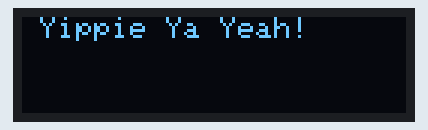
Recording of a sketch running on a simulated ESP32. Shown: 128×32 one-colour display.

Above: at 2.59 s.
At 6.49 s:
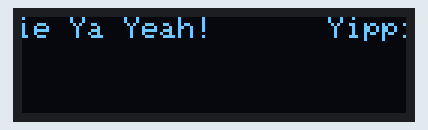
At 11.89 s:
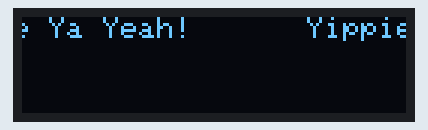
At 20.89 s:
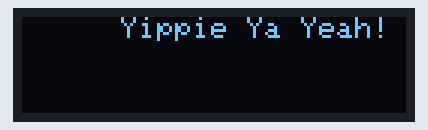
At 28.19 s:
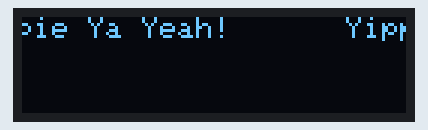
At 37.2 s:
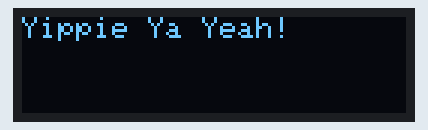

The sketch:

scroll-oled.ino
```cpp
/**************************************************************************
Scrolling Text on OLED.
With help from: https://randomnerdtutorials.com/esp32-ssd1306-oled-display-arduino-ide/

Author: Nicole Gottschall
Date: 2023-05-10
 **************************************************************************/

#include <Wire.h> //to use I2C
#include <Adafruit_GFX.h> //to write to display
#include <Adafruit_SSD1306.h> //to write to display

//define OLED width and height
#define SCREEN_WIDTH 128 // OLED display width, in pixels
#define SCREEN_HEIGHT 32 // OLED display height, in pixels

//Declaration for an SSD1306 display connected to I2C (SDA, SCL pins)
//Initialize a display object with width and height with I2C communication protocol (&Wire)
//-1 means OLED doesn't have RESET pin (if RESET pin exists -> pass GPIO number as parameter)
Adafruit_SSD1306 display(SCREEN_WIDTH, SCREEN_HEIGHT, &Wire, -1);

void setup() {
  Serial.begin(115200);

  if(!display.begin(SSD1306_SWITCHCAPVCC, 0x3C)) {
    Serial.println(F("SSD1306 allocation failed"));
  }

  //give display enough time for initialization before displaying text
  delay(2000);

  //clear buffer
  display.clearDisplay();

  //set text properties
  display.setTextSize(1);
  display.setTextColor(WHITE);
  display.setCursor(0, 0);

  //set static text
  display.println("Yippie Ya Yeah!");

  //show text on OLED
  display.display();

  delay(100);
}

void loop() {
 //scroll in various directions, pausing in-between
 //left to right
 display.startscrollright(0x00, 0x0F);

 delay(2000);
 display.stopscroll();
 delay(1000);

 //right to left
 display.startscrollleft(0x00, 0x0F);

 delay(2000);
 display.stopscroll();
 delay(1000);

 //left bottom corner to right upper corner
 display.startscrolldiagright(0x00, 0x07);

 delay(2000);

 //right bottom corner to left upper corner
 display.startscrolldiagleft(0x00, 0x07);

 delay(2000);
 display.stopscroll();
 delay(1000);
}
```

Measured:
- what the display in image 2 shows lasts 0.5 s, from 11.6 s to 12.1 s
- what the display in image 5 shows lasts 1.3 s, from 37.1 s to 38.4 s
